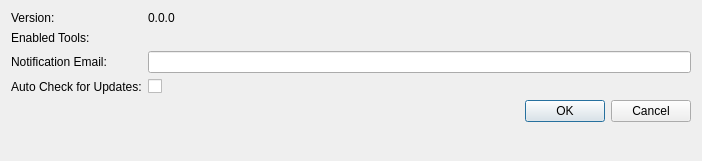
<?xml version="1.0" encoding="UTF-8"?>
<ui version="4.0">
 <class>Dialog</class>
 <widget class="QDialog" name="Dialog">
  <property name="geometry">
   <rect>
    <x>0</x>
    <y>0</y>
    <width>702</width>
    <height>161</height>
   </rect>
  </property>
  <property name="windowTitle">
   <string>SDMTools Preferences</string>
  </property>
  <layout class="QFormLayout" name="formLayout">
   <item row="0" column="0">
    <widget class="QLabel" name="label">
     <property name="text">
      <string>Version:</string>
     </property>
    </widget>
   </item>
   <item row="0" column="1">
    <widget class="QLabel" name="LBL_version">
     <property name="text">
      <string>0.0.0</string>
     </property>
    </widget>
   </item>
   <item row="4" column="0" colspan="2">
    <widget class="QDialogButtonBox" name="buttonBox">
     <property name="orientation">
      <enum>Qt::Horizontal</enum>
     </property>
     <property name="standardButtons">
      <set>QDialogButtonBox::Cancel|QDialogButtonBox::Ok</set>
     </property>
    </widget>
   </item>
   <item row="3" column="0">
    <widget class="QLabel" name="label_2">
     <property name="toolTip">
      <string>Check this if you want SDMTools to automatically check and prompt you for new releases (occurs when Houdini starts up)</string>
     </property>
     <property name="text">
      <string>Auto Check for Updates:</string>
     </property>
    </widget>
   </item>
   <item row="3" column="1">
    <widget class="QCheckBox" name="CHK_autoCheckUpdates">
     <property name="text">
      <string/>
     </property>
    </widget>
   </item>
   <item row="1" column="0">
    <widget class="QLabel" name="label_3">
     <property name="toolTip">
      <string>Uncheck certain shelf tools that you don't want to appear on the SDMTools shelf</string>
     </property>
     <property name="text">
      <string>Enabled Tools:</string>
     </property>
    </widget>
   </item>
   <item row="1" column="1">
    <layout class="QVBoxLayout" name="LAY_tools"/>
   </item>
   <item row="2" column="0">
    <widget class="QLabel" name="label_4">
     <property name="toolTip">
      <string>Notifications may be enabled for certain actions (such as cache completions). Set where you receive them here.</string>
     </property>
     <property name="text">
      <string>Notification Email:</string>
     </property>
    </widget>
   </item>
   <item row="2" column="1">
    <widget class="QLineEdit" name="LNE_email">
     <property name="minimumSize">
      <size>
       <width>250</width>
       <height>0</height>
      </size>
     </property>
    </widget>
   </item>
  </layout>
 </widget>
 <resources/>
 <connections>
  <connection>
   <sender>buttonBox</sender>
   <signal>accepted()</signal>
   <receiver>Dialog</receiver>
   <slot>accept()</slot>
   <hints>
    <hint type="sourcelabel">
     <x>248</x>
     <y>254</y>
    </hint>
    <hint type="destinationlabel">
     <x>157</x>
     <y>274</y>
    </hint>
   </hints>
  </connection>
  <connection>
   <sender>buttonBox</sender>
   <signal>rejected()</signal>
   <receiver>Dialog</receiver>
   <slot>reject()</slot>
   <hints>
    <hint type="sourcelabel">
     <x>316</x>
     <y>260</y>
    </hint>
    <hint type="destinationlabel">
     <x>286</x>
     <y>274</y>
    </hint>
   </hints>
  </connection>
 </connections>
</ui>
